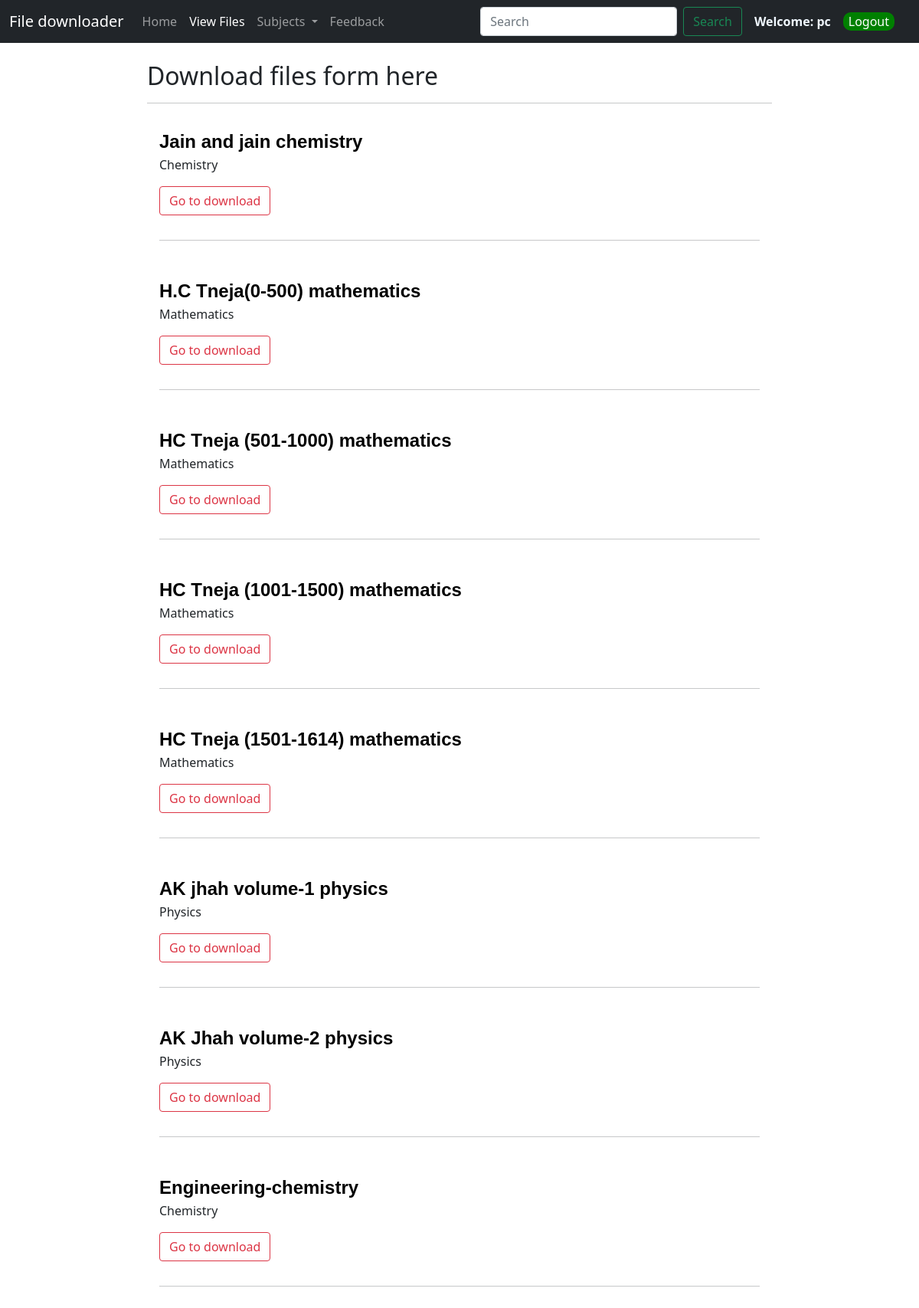
The app's page /viewfile (signed in) with its own data.
### file/models.py (models this page shows, shortened)
class file(models.Model):
    name=models.CharField(max_length=100)
    subject=models.TextField()
    url=models.TextField()

### file/views.py (the view)
# urls.py: path('viewfile',views.viewfile,name='viewfile'),
@login_required(login_url='/login')
def viewfile(request):
    post=file.objects.all()
    username = request.user.username
    context={
        "post":post,
        'username':username
    }
    return render(request,"fileshow.html",context)

### templates/fileshow.html (shortened to what this page needs)
{% extends "base.html" %}
{% block viewactive %}active{% endblock viewactive %}
{% block body %}
{% load static %}
<link rel="stylesheet" type="text/css" href="{% static 'css/style.css' %}">
<div class="container my-4" style="width: 70%;">
    <h2>Download files form here</h2>
    <hr>
    {% if post %}
    {% for i in post %}
    <div class="card-body">
        <b>
            <a class="headding" href="{{i.url}}">{{i.name}}</a>
        </b><br>{{i.subject}}<br>
        <a href="{{i.url}}" class="btn btn-outline-danger my-3">Go to download</a>
        <hr>
    </div>
    {% endfor %}
    {% else %}
    <h5><strong>!! Opps!!</strong> No File avalable</h5>
    {% endif %}
</div>
{% endblock body %}

### templates/base.html (shortened to what this page needs)
<!doctype html>
<html lang="en">
<head>
    <link href="https://cdn.jsdelivr.net/npm/bootstrap@5.0.0-beta3/dist/css/bootstrap.min.css" rel="stylesheet"
>
</head>
<body>
    <nav class="navbar navbar-expand-lg navbar-dark bg-dark">
        <div class="container-fluid">
            <a class="navbar-brand" href="/">File downloader</a>
            <div class="collapse navbar-collapse" id="navbarSupportedContent">
                <ul class="navbar-nav me-auto mb-2 mb-lg-0">
                    <li class="nav-item">
                        <a class="nav-link {% block homeactive %}{% endblock homeactive %}" aria-current="page" href="/">Home</a>
                    </li>
                    {% if user.is_authenticated %}
                    <li class="nav-item">
                        <a class="nav-link {% block viewactive %}{% endblock viewactive %}" href="/viewfile">View Files</a>
                    </li>
                    <li class="nav-item dropdown">
                        <a class="nav-link dropdown-toggle" href="#" id="navbarDropdown" role="button"
                            data-bs-toggle="dropdown" aria-expanded="false">
                            Subjects
                        </a>
                    </li>
                    <li class="nav-item">
                        <a class="nav-link {% block feedactive %}{% endblock feedactive %}" href="/feed" tabindex="-1" aria-disabled="true">Feedback</a>
                    </li>
                    {% endif %}
                </ul>
                {% if user.is_authenticated %}
                <form action="/search" method="GET" class="d-flex">
                    <input class="form-control me-2" type="search" name="query" placeholder="Search" aria-label="Search">
                    <button class="btn btn-outline-success" type="submit">Search</button>
                </form>
                <b style="color: aliceblue;" class='nav-link disabled'>
                    Welcome: {{username}}
                </b>
                <a style="color:white;text-decoration: none;padding-left: 7px;padding-right: 7px;margin-right: 20px;
                background-color: rgb(0, 128, 0);border-radius: 10px;" href="/logout" type="submit">Logout</a>
                {% endif %}
            </div>
        </div>
    </nav>
    {% block body %}{% endblock body %}
</body>
</html>

### static/css/style.css (style rules this page uses)
.headding { font-family:Arial, Helvetica, sans-serif; font-size:x-large; text-decoration: none; color: black; }

### records on screen
file: name "Jain and jain chemistry", subject "Chemistry"
file: name "H.C Tneja(0-500) mathematics", subject "Mathematics"
file: name "HC Tneja (501-1000) mathematics", subject "Mathematics"
file: name "HC Tneja (1001-1500) mathematics", subject "Mathematics"
file: name "HC Tneja (1501-1614) mathematics", subject "Mathematics"
file: name "AK jhah volume-1 physics", subject "Physics"
file: name "AK Jhah volume-2 physics", subject "Physics"
file: name "Engineering-chemistry", subject "Chemistry"

### other values on screen
{{ username }} "pc"
